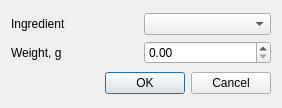
<?xml version="1.0" encoding="UTF-8"?>
<ui version="4.0">
 <class>RecipeItemDialog</class>
 <widget class="QDialog" name="RecipeItemDialog">
  <property name="geometry">
   <rect>
    <x>0</x>
    <y>0</y>
    <width>282</width>
    <height>108</height>
   </rect>
  </property>
  <property name="windowTitle">
   <string>Dialog</string>
  </property>
  <layout class="QVBoxLayout" name="verticalLayout">
   <item>
    <layout class="QGridLayout" name="gridLayout">
     <item row="0" column="0">
      <widget class="QLabel" name="label">
       <property name="text">
        <string>Ingredient</string>
       </property>
      </widget>
     </item>
     <item row="0" column="1">
      <widget class="QComboBox" name="ingredientsBox"/>
     </item>
     <item row="1" column="0">
      <widget class="QLabel" name="label_2">
       <property name="text">
        <string>Weight, g</string>
       </property>
      </widget>
     </item>
     <item row="1" column="1">
      <widget class="QDoubleSpinBox" name="weightBox">
       <property name="maximum">
        <double>10000000000000000102350670204085511496304388135324745728.000000000000000</double>
       </property>
       <property name="singleStep">
        <double>10.000000000000000</double>
       </property>
      </widget>
     </item>
    </layout>
   </item>
   <item>
    <widget class="QDialogButtonBox" name="buttonBox">
     <property name="orientation">
      <enum>Qt::Horizontal</enum>
     </property>
     <property name="standardButtons">
      <set>QDialogButtonBox::Cancel|QDialogButtonBox::Ok</set>
     </property>
    </widget>
   </item>
  </layout>
 </widget>
 <resources/>
 <connections>
  <connection>
   <sender>buttonBox</sender>
   <signal>accepted()</signal>
   <receiver>RecipeItemDialog</receiver>
   <slot>accept()</slot>
   <hints>
    <hint type="sourcelabel">
     <x>248</x>
     <y>254</y>
    </hint>
    <hint type="destinationlabel">
     <x>157</x>
     <y>274</y>
    </hint>
   </hints>
  </connection>
  <connection>
   <sender>buttonBox</sender>
   <signal>rejected()</signal>
   <receiver>RecipeItemDialog</receiver>
   <slot>reject()</slot>
   <hints>
    <hint type="sourcelabel">
     <x>316</x>
     <y>260</y>
    </hint>
    <hint type="destinationlabel">
     <x>286</x>
     <y>274</y>
    </hint>
   </hints>
  </connection>
 </connections>
</ui>
